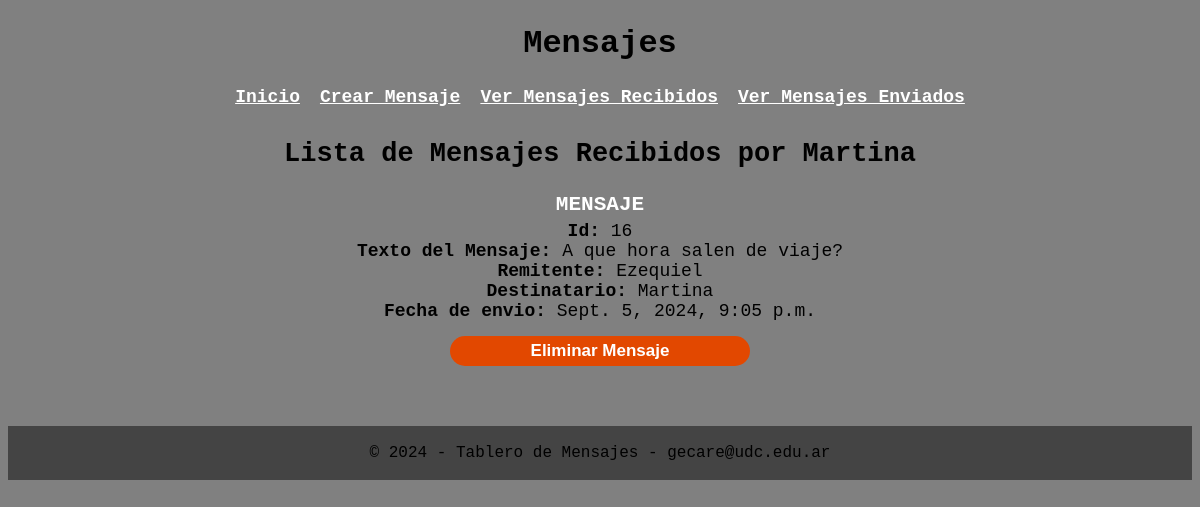
Page /mensajesRecibidos on the earlier database version.
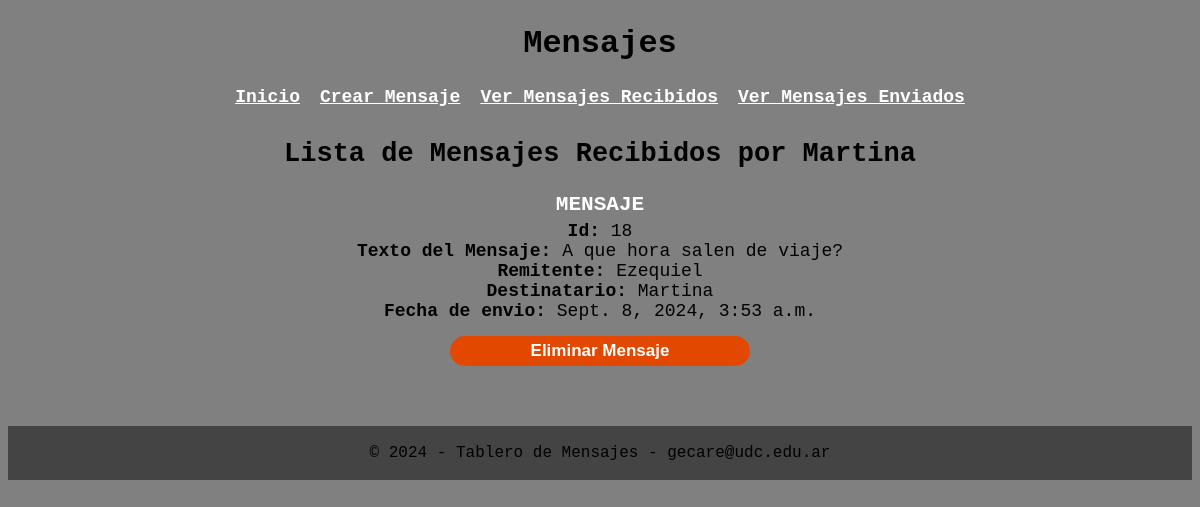
Same page on the later database version.
### mensajes/models.py (models this page shows, shortened)
class Mensaje(models.Model):
    texto_del_mensaje = models.TextField()
    remitente = models.CharField(max_length=25)
    destinatario = models.CharField(max_length=25)
    fecha_del_envio = models.DateTimeField(auto_now_add=True)

### mensajes/views.py (the view)
# urls.py: path('mensajesRecibidos', ver_mensajes_recibidos, name='ver_mensajes_recibidos'),
def ver_mensajes_recibidos(request):
    destinatario_buscado = 'Martina'
    mensajes_recibidos = Mensaje.objects.filter(destinatario=destinatario_buscado) # Lista de mensajes
    url = 'http://localhost:8000/eliminar_mensaje' # Url de la vista a mostrar cuando se envie el formulario.
    contexto = {
        'mensajes': mensajes_recibidos,
        'destinatario': destinatario_buscado,
        'url': url
    }
    return render(request, 'verMensajes.html', contexto)

### mensajes/templates/verMensajes.html (shortened to what this page needs)
{% extends "base.html" %}
{% block header %}
    <h1>Mensajes</h1>
{% endblock %}
{% block content %}
    <ol class="lista-mensajes">
        {% if remitente %}
            <h2> Lista de Mensajes Enviados por {{ remitente }}</h2>
            {% for mensaje in mensajes %}
                <li style="margin-top: 15px;">
                    <h3 style="margin-bottom: 5px; text-align: center; color: #FFF;">MENSAJE</h3>
                    <b>Id: </b>{{ mensaje.id }} <br>
                    <b>Texto del Mensaje: </b>{{ mensaje.texto_del_mensaje }} <br>
                    <b>Remitente: </b>{{ mensaje.remitente }} <br>
                    <b>Destinatario: </b>{{ mensaje.destinatario }} <br>
                    <b>Fecha de envio: </b>{{ mensaje.fecha_del_envio }}
                    <form method="post" action="{{url}}">
                        {% csrf_token %}
                        <input type="hidden" name="mensaje_id" value="{{ mensaje.id }}">
                        <button class="boton-crear-mensaje" type="submit" style="margin: 15px;">Eliminar Mensaje</button>
                    </form>
                </li> <br>
            {% endfor %}
        {% elif destinatario %}
            <h2> Lista de Mensajes Recibidos por {{ destinatario }}</h2>
            {% for mensaje in mensajes %}
                <li style="margin-top: 15px;">
                    <h3 style="margin-bottom: 5px; text-align: center; color: #FFF;">MENSAJE</h3>
                    <b>Id: </b>{{ mensaje.id }} <br>
                    <b>Texto del Mensaje: </b>{{ mensaje.texto_del_mensaje }} <br>
                    <b>Remitente: </b>{{ mensaje.remitente }} <br>
                    <b>Destinatario: </b>{{ mensaje.destinatario }} <br>
                    <b>Fecha de envio: </b>{{ mensaje.fecha_del_envio }}
                    <form method="post" action="{{url}}">
                        <button class="boton-crear-mensaje" type="submit" style="margin: 15px;">Eliminar Mensaje</button>
                    </form>
                </li> <br>
            {% endfor %}
        {% else %}
            <p>No hay mensajes para mostrar.</p>
        {% endif %}
    </ol>
{% endblock %}

### mensajes/templates/base.html (shortened to what this page needs)
<!DOCTYPE html>
<html lang="en">
    <head>
        {% load static %}
        <link rel="stylesheet" href="{% static 'mensajes/styles.css' %}">
    </head>
    <body>
    <header>
        <h1>{% block header %}Welcome to My Website{% endblock %}</h1>
    </header>
    <div class="navbar">
        {% include 'navbar.html' %}
    </div>
    <div class="content">
        {% block content %} {% endblock %}
    </div>
    <footer>
        <p>&copy; 2024 - Tablero de Mensajes - gecare@udc.edu.ar</p>
    </footer>
    </body>
</html>

### mensajes/templates/navbar.html
<nav>
    <ul>
        <li><a href="{% url 'home' %}">Inicio</a></li>
        <li><a href="{% url 'crear_mensaje' %}">Crear Mensaje</a></li>
        <li><a href="{% url 'ver_mensajes_recibidos' %}">Ver Mensajes Recibidos</a></li>
        <li><a href="{% url 'ver_mensajes_enviados' %}">Ver Mensajes Enviados</a></li>
    </ul>
</nav>

### mensajes/static/mensajes/styles.css (style rules this page uses)
nav ul { list-style-type: none; padding: 0; margin: 0; display: flex; font-family: 'Courier New', Courier, monospace; font-size: large; font-weight: 500; }
nav ul li { margin-right: 20px; margin-bottom: 10px; font-size: large; font-weight: bold; font-family: 'Courier New', Courier, monospace; }
nav ul li:last-child { margin-right: 0; }
nav ul a { color: #FFF; }
body { text-align: center; background-color: grey; font-family: 'Courier New', Courier, monospace; }
h1 { margin-top: 25px; margin-bottom: 25px; }
footer { background-color: rgb(68, 68, 68); margin-bottom: 0; margin-top: 25px; text-align: center; padding: 2px; }
.navbar { display: flex; justify-content: center; }
.content { display: flex; justify-content: center; }
.boton-crear-mensaje { color: #FFF; font-weight: bold; width: 300px; height: 30px; border-radius: 15px; border: none; text-align: center; font-size: 17px; cursor: pointer; background-color: #e24800; margin-bottom: 15px; }
.lista-mensajes { list-style-type: none; padding: 0; margin: 0; font-size: large; font-weight: 400; }

Differences in the rows shown:
removed Mensaje: destinatario "Martina", id "16", texto_del_mensaje "A que hora salen de viaje?", remitente "Ezequiel", fecha_del_envio "Sept. 5, 2024, 9:05 p.m."
added Mensaje: destinatario "Martina", id "18", texto_del_mensaje "A que hora salen de viaje?", remitente "Ezequiel", fecha_del_envio "Sept. 8, 2024, 3:53 a.m."
